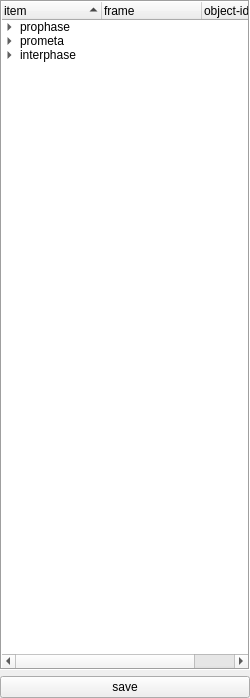
<?xml version="1.0" encoding="UTF-8"?>
<ui version="4.0">
 <class>Form</class>
 <widget class="QWidget" name="Form">
  <property name="geometry">
   <rect>
    <x>0</x>
    <y>0</y>
    <width>250</width>
    <height>698</height>
   </rect>
  </property>
  <property name="windowTitle">
   <string>Form</string>
  </property>
  <layout class="QVBoxLayout" name="verticalLayout_2">
   <property name="margin">
    <number>0</number>
   </property>
   <item>
    <layout class="QVBoxLayout" name="verticalLayout">
     <property name="spacing">
      <number>-1</number>
     </property>
     <item>
      <widget class="QTreeWidget" name="classifier">
       <property name="frameShape">
        <enum>QFrame::Box</enum>
       </property>
       <property name="frameShadow">
        <enum>QFrame::Sunken</enum>
       </property>
       <property name="selectionMode">
        <enum>QAbstractItemView::ContiguousSelection</enum>
       </property>
       <property name="iconSize">
        <size>
         <width>16</width>
         <height>16</height>
        </size>
       </property>
       <property name="indentation">
        <number>15</number>
       </property>
       <property name="rootIsDecorated">
        <bool>true</bool>
       </property>
       <property name="uniformRowHeights">
        <bool>false</bool>
       </property>
       <property name="itemsExpandable">
        <bool>true</bool>
       </property>
       <property name="sortingEnabled">
        <bool>true</bool>
       </property>
       <property name="animated">
        <bool>true</bool>
       </property>
       <property name="allColumnsShowFocus">
        <bool>false</bool>
       </property>
       <property name="headerHidden">
        <bool>false</bool>
       </property>
       <property name="expandsOnDoubleClick">
        <bool>false</bool>
       </property>
       <attribute name="headerStretchLastSection">
        <bool>true</bool>
       </attribute>
       <column>
        <property name="text">
         <string>item</string>
        </property>
       </column>
       <column>
        <property name="text">
         <string>frame</string>
        </property>
       </column>
       <column>
        <property name="text">
         <string>object-id</string>
        </property>
       </column>
       <item>
        <property name="text">
         <string>prophase</string>
        </property>
        <item>
         <property name="text">
          <string>sample1</string>
         </property>
        </item>
       </item>
       <item>
        <property name="text">
         <string>prometa</string>
        </property>
        <item>
         <property name="text">
          <string>sample2</string>
         </property>
        </item>
        <item>
         <property name="text">
          <string>sample1</string>
         </property>
        </item>
       </item>
       <item>
        <property name="text">
         <string>interphase</string>
        </property>
        <property name="background">
         <brush brushstyle="NoBrush">
          <color alpha="255">
           <red>0</red>
           <green>255</green>
           <blue>0</blue>
          </color>
         </brush>
        </property>
        <property name="foreground">
         <brush brushstyle="NoBrush">
          <color alpha="255">
           <red>0</red>
           <green>0</green>
           <blue>0</blue>
          </color>
         </brush>
        </property>
        <item>
         <property name="text">
          <string>sample4</string>
         </property>
        </item>
        <item>
         <property name="text">
          <string>sample3</string>
         </property>
        </item>
        <item>
         <property name="text">
          <string>sample2</string>
         </property>
        </item>
        <item>
         <property name="text">
          <string>sample1</string>
         </property>
        </item>
       </item>
      </widget>
     </item>
     <item>
      <layout class="QVBoxLayout" name="vbox2">
       <property name="spacing">
        <number>0</number>
       </property>
       <item>
        <layout class="QHBoxLayout" name="hbox1">
         <property name="spacing">
          <number>-1</number>
         </property>
         <item>
          <widget class="QPushButton" name="save">
           <property name="text">
            <string>save</string>
           </property>
          </widget>
         </item>
        </layout>
       </item>
      </layout>
     </item>
    </layout>
   </item>
  </layout>
 </widget>
 <resources/>
 <connections/>
</ui>
